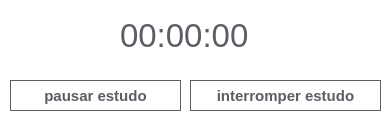
<?xml version="1.0" encoding="UTF-8"?>
<ui version="4.0">
 <class>form02</class>
 <widget class="QDialog" name="form02">
  <property name="geometry">
   <rect>
    <x>0</x>
    <y>0</y>
    <width>390</width>
    <height>130</height>
   </rect>
  </property>
  <property name="minimumSize">
   <size>
    <width>390</width>
    <height>130</height>
   </size>
  </property>
  <property name="maximumSize">
   <size>
    <width>390</width>
    <height>130</height>
   </size>
  </property>
  <property name="windowTitle">
   <string>TimeOfStudy</string>
  </property>
  <property name="styleSheet">
   <string notr="true">background-color:#fff;</string>
  </property>
  <widget class="QLabel" name="label">
   <property name="geometry">
    <rect>
     <x>120</x>
     <y>20</y>
     <width>131</width>
     <height>31</height>
    </rect>
   </property>
   <property name="font">
    <font>
     <pointsize>25</pointsize>
    </font>
   </property>
   <property name="styleSheet">
    <string notr="true">color: rgb(94, 92, 100);</string>
   </property>
   <property name="text">
    <string>00:00:00</string>
   </property>
  </widget>
  <widget class="QPushButton" name="btn_retomar">
   <property name="geometry">
    <rect>
     <x>10</x>
     <y>80</y>
     <width>171</width>
     <height>31</height>
    </rect>
   </property>
   <property name="font">
    <font>
     <family>Arial</family>
     <pointsize>11</pointsize>
     <weight>75</weight>
     <bold>true</bold>
    </font>
   </property>
   <property name="styleSheet">
    <string notr="true">background-image:url(:/imagens/icon5.ico);
background-repeat:no-repeat;
color: rgb(94, 92, 100);
border:1px solid rgb(94, 92, 100);</string>
   </property>
   <property name="text">
    <string>retomar estudo</string>
   </property>
  </widget>
  <widget class="QPushButton" name="btn_pausar">
   <property name="geometry">
    <rect>
     <x>10</x>
     <y>80</y>
     <width>171</width>
     <height>31</height>
    </rect>
   </property>
   <property name="font">
    <font>
     <family>Arial</family>
     <pointsize>11</pointsize>
     <weight>75</weight>
     <bold>true</bold>
    </font>
   </property>
   <property name="styleSheet">
    <string notr="true">background-image:url(:/imagens/icon4.ico);
background-repeat:no-repeat;
color: rgb(94, 92, 100);
border:1px solid rgb(94, 92, 100);</string>
   </property>
   <property name="text">
    <string>pausar estudo</string>
   </property>
  </widget>
  <widget class="QPushButton" name="btn_interromper">
   <property name="geometry">
    <rect>
     <x>190</x>
     <y>80</y>
     <width>191</width>
     <height>31</height>
    </rect>
   </property>
   <property name="font">
    <font>
     <family>Arial</family>
     <pointsize>11</pointsize>
     <weight>75</weight>
     <bold>true</bold>
    </font>
   </property>
   <property name="styleSheet">
    <string notr="true">background-image: url(:/imagens/icon6.ico);
background-repeat:no-repeat;
color: rgb(94, 92, 100);
border:1px solid rgb(94, 92, 100);</string>
   </property>
   <property name="text">
    <string>interromper estudo</string>
   </property>
  </widget>
 </widget>
 <resources/>
 <connections/>
</ui>
